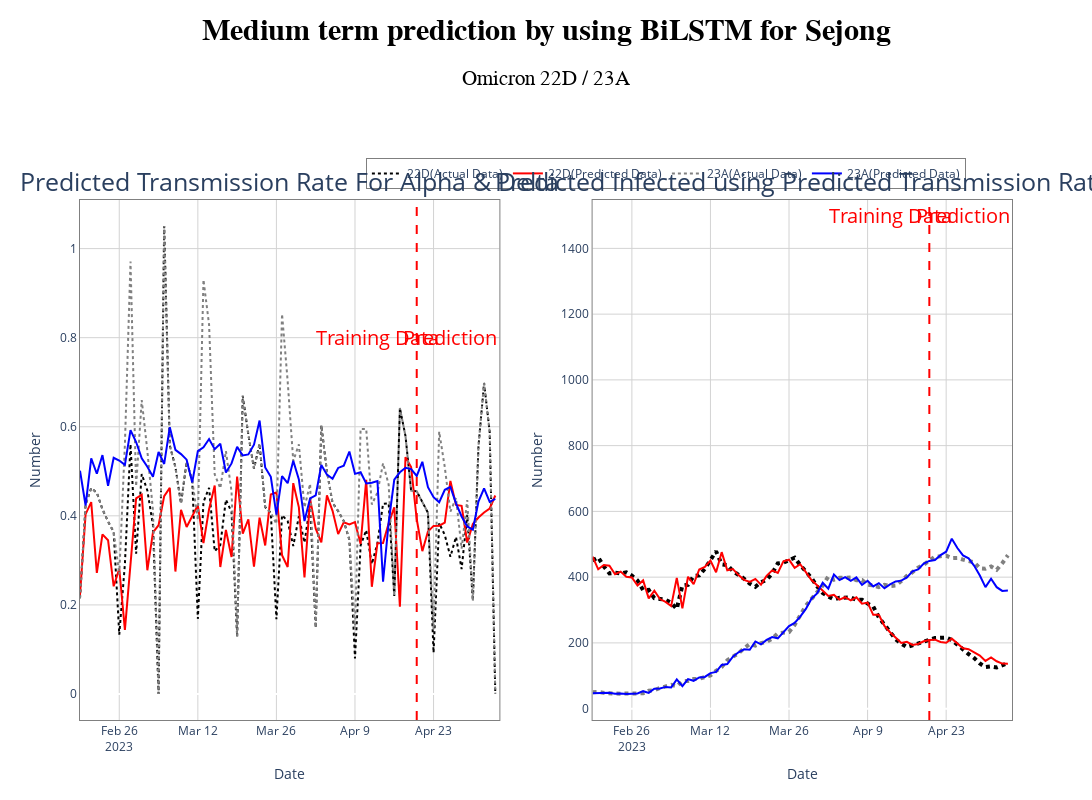

The notebook cell saved with this chart:
### Code cell
# 중기

fig = make_subplots(rows=1, cols=2, 
                    horizontal_spacing=0.1, # 너비 간격을 설정할 수 있음 
                    subplot_titles=('Predicted Transmission Rate For Alpha & Delta', 'Predicted Infected using Predicted Transmission Rate')
                    )
fig.update_annotations(font_size=25)
# alpha
fig.add_trace(go.Scatter(x=dic_22D[region]['stdDay'], y=dic_22D[region]['22D_alpha'], name='22D(Actual Data)', 
                         mode='lines', line=dict(color='black', width=2, dash='dot')), row=1, col=1)
fig.add_trace(go.Scatter(x=dic_22D[region]['stdDay'], y=dic_22D[region]['predicted_22D_alpha'], name='22D(Predicted Data)', 
                         mode='lines', line=dict(color='red', width=2)), row=1, col=1)
fig.add_trace(go.Scatter(x=dic_23A[region]['stdDay'], y=dic_23A[region]['23A_alpha'], name='23A(Actual Data)', 
                         mode='lines', line=dict(color='gray', width=2, dash='dot')), row=1, col=1)
fig.add_trace(go.Scatter(x=dic_23A[region]['stdDay'], y=dic_23A[region]['predicted_23A_alpha'], name='23A(Predicted Data)', 
                         mode='lines', line=dict(color='blue', width=2)), row=1, col=1)

# Infected
fig.add_trace(go.Scatter(x=dic_22D[region]['stdDay'], y=dic_22D[region]['22D_Infected'], name='22D(Actual Data)', showlegend=False,
                         mode='lines', line=dict(color='black', width=4, dash='dot')), row=1, col=2)
fig.add_trace(go.Scatter(x=dic_22D[region]['stdDay'], y=dic_22D[region]['predicted_22D_Infected'], name='22D(Predicted Data)', showlegend=False,
                         mode='lines', line=dict(color='red')), row=1, col=2)
fig.add_trace(go.Scatter(x=dic_23A[region]['stdDay'], y=dic_23A[region]['23A_Infected'], name='23A(Actual Data)', showlegend=False,
                         mode='lines', line=dict(color='gray', width=4, dash='dot')), row=1, col=2)
fig.add_trace(go.Scatter(x=dic_23A[region]['stdDay'], y=dic_23A[region]['predicted_23A_Infected'], name='23A(Predicted Data)', showlegend=False,
                         mode='lines', line=dict(color='blue')), row=1, col=2)
fig.add_vline(x=dic_22D[region]['stdDay'][60], line_width=2, line_dash="dash", line_color="red")

fig.add_annotation(x='2023-04-13', y=0.80, text='Training Data', font_size=20, font_color='red', showarrow=False, row=1, col=1)
fig.add_annotation(x='2023-04-26', y=0.80, text='Prediction', font_size=20, font_color='red', showarrow=False, row=1, col=1)
fig.add_annotation(x='2023-04-13', y=1500, text='Training Data', font_size=20, font_color='red', showarrow=False, row=1, col=2)
fig.add_annotation(x='2023-04-26', y=1500, text='Prediction', font_size=20, font_color='red', showarrow=False, row=1, col=2)
                
fig.update_layout(
    height=800, 
    width=1200, 

    xaxis1_title = 'Date',
    yaxis1_title = 'Number',
    xaxis2_title = 'Date',
    yaxis2_title = 'Number',
    plot_bgcolor ='white', # 차트 안쪽 배경색
    margin_t=200,
    title=dict(text=f'<b>Medium term prediction by using BiLSTM for {eng[region]}</b><br><sub>Omicron 22D / 23A</sub>',
               xanchor='center', yanchor='bottom', 
               x=0.5, y=0.95,
               font=dict(
                family="Arial",
                size=30,
                color="#000000"
                )),
    legend=dict(orientation ='h',
                xanchor='right', x=0.95, y=1.08,
                bordercolor="Black",
                borderwidth=0.5),

)

fig.update_xaxes(linecolor='gray', gridcolor='lightgray',mirror=True)
fig.update_yaxes(linecolor='gray', gridcolor='lightgray',mirror=True)
fig.show()
fig.write_image(f"./image/Omicron_{eng[region]}_Medium_term.png", width=1920, height=1280)
